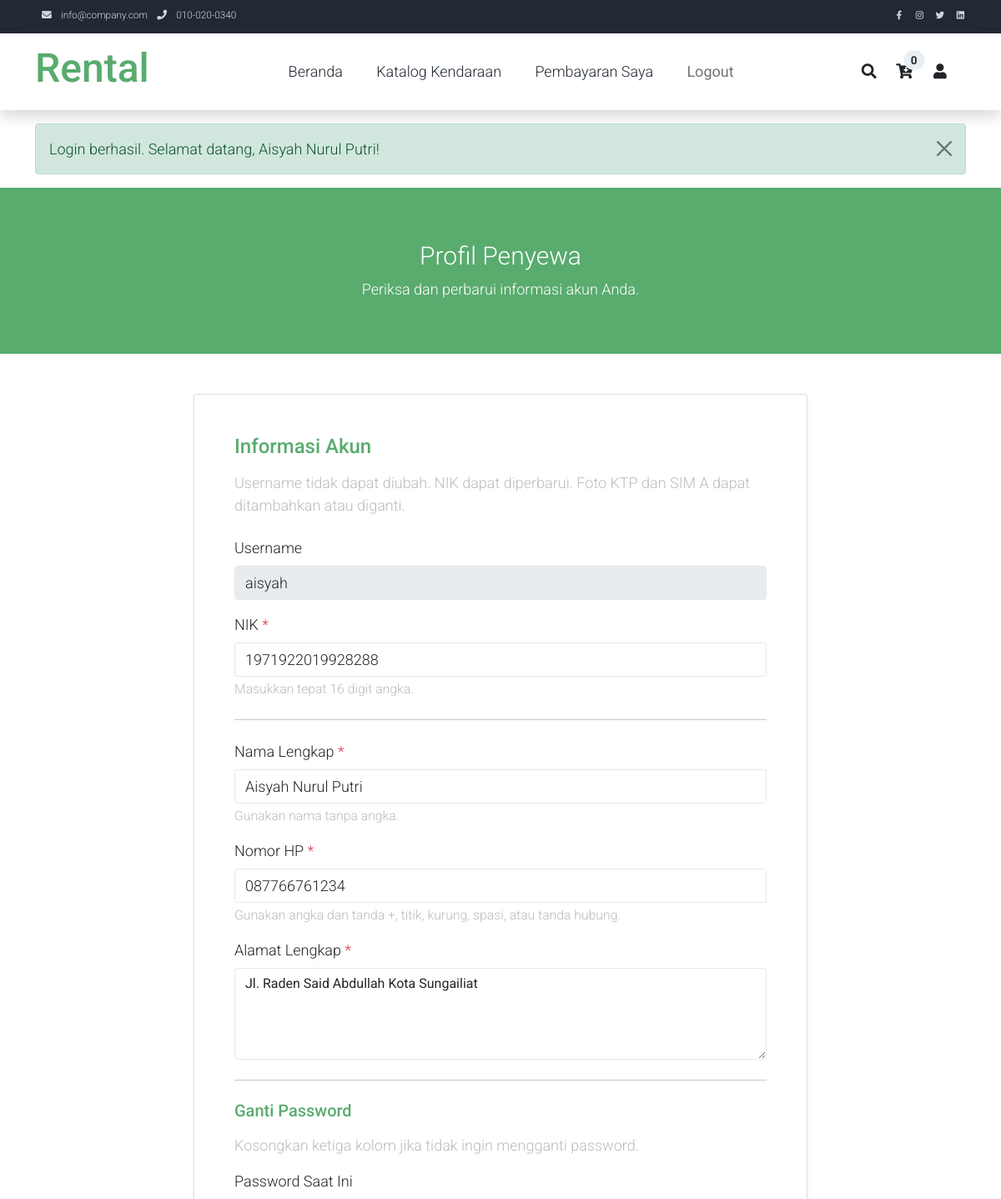
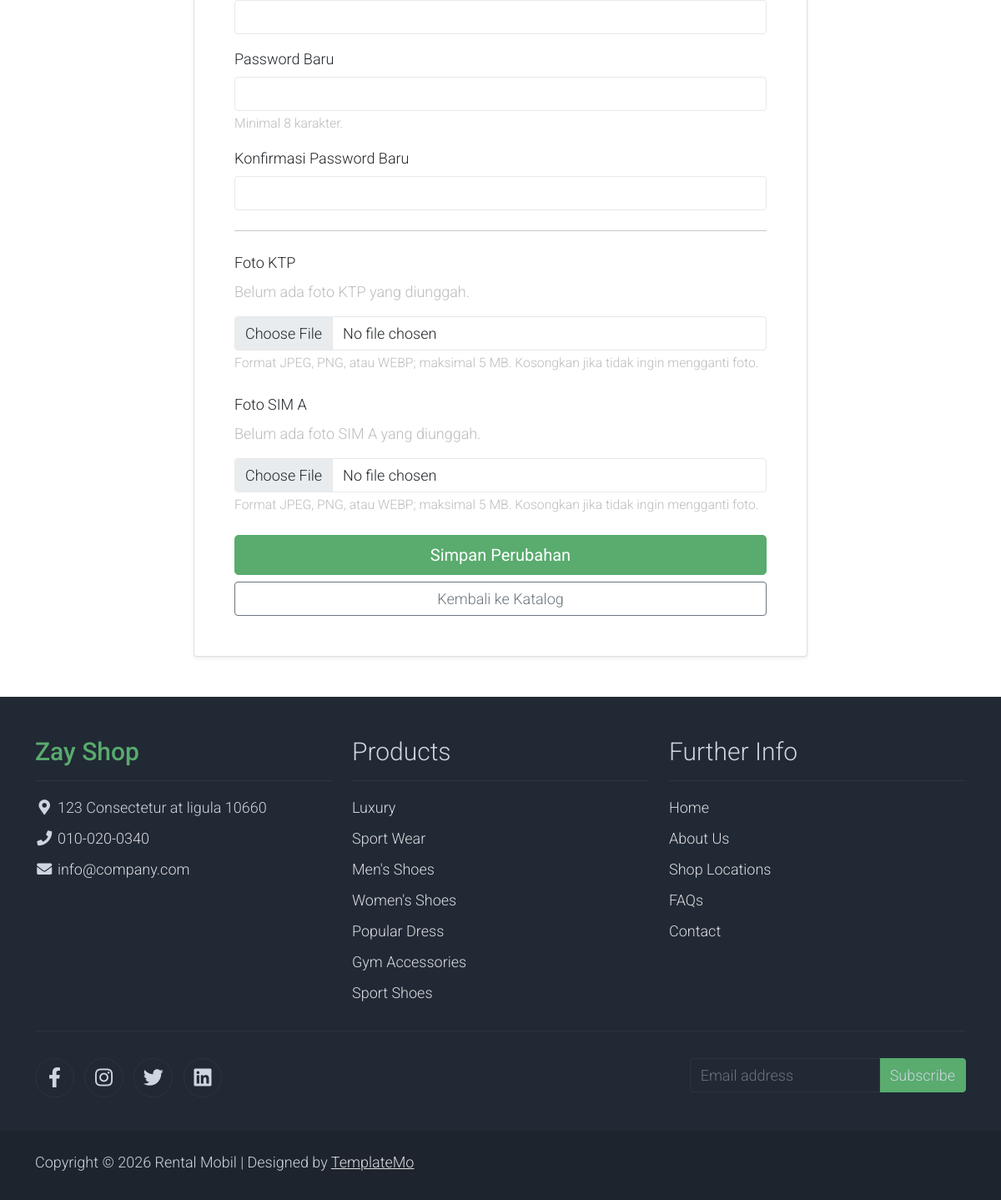
Page /penyewa/profil (signed in) on the committed database (2 pictures, top to bottom).
### tables this page shows
CREATE TABLE `t_penyewa` (
  `user_plg` varchar(15) NOT NULL,
  `sandi` char(60) NOT NULL,
  `nik` char(16) NOT NULL,
  `nm_lngkp` varchar(100) NOT NULL,
  `no_hp` varchar(15) NOT NULL,
  `almt_lngkp` varchar(300) NOT NULL,
  `ft_ktp` varchar(100) DEFAULT NULL,
  `ft_sim_a` varchar(100) DEFAULT NULL
);

### index.php (called while the page is built, shortened)
<?php
require_once APPPATH . 'config/config.php';
require_once APPPATH . 'helpers/url_helper.php';
require APPPATH . 'config/routes.php';
$uri = $_GET['route'] ?? ($_SERVER['PATH_INFO'] ?? '');
$router = new Router($route);
$router->dispatch($uri);

### application/config/config.php (called while the page is built)
<?php
$config = [];
$config['base_url'] = 'http://localhost/dpwl-0344300002/';
$config['index_page'] = '';

### application/helpers/url_helper.php (called while the page is built, shortened)
<?php
function site_url(string $uri = ''): string
{
  global $config;
  $base = rtrim($config['base_url'], '/');
  $indexPage = trim($config['index_page'], '/');
  $path = $indexPage === '' ? '' : '/' . $indexPage;
  $url = $base . $path;
  return $uri === '' ? $url : $url . '/' . ltrim($uri, '/');
}

### application/models/Penyewa_model.php (called while the page is built, shortened)
<?php
class Penyewa_model
{
  private mysqli $db;
  public function __construct()
  {
    global $db;
    $this->db = $db;
  }
  public function getProfil(string $userPlg): ?array
  {
    $sql = "SELECT
              user_plg,
              nik,
              nm_lngkp,
              no_hp,
              almt_lngkp,
              ft_ktp,
              ft_sim_a
            FROM t_penyewa
            WHERE user_plg = ?
            LIMIT 1";
    $stmt = $this->db->prepare($sql);
    $stmt->bind_param('s', $userPlg);
    if (!$stmt->execute()) {
      $stmt->close();
      throw new RuntimeException(
        'Pengambilan profil penyewa gagal dijalankan.'
      );
    }
    $result = $stmt->get_result();
    $row = $result->fetch_assoc();
    return $row ?: null;
  }
}

### application/views/penyewa/profil.php (the view, shortened to what this page needs)
<?php
$profil = $profil ?? [];
$old = $old ?? [];
$nik = $old['nik'] ?? $profil['nik'] ?? '';
$nama = $old['nm_lngkp'] ?? $profil['nm_lngkp'] ?? '';
$noHp = $old['no_hp'] ?? $profil['no_hp'] ?? '';
$alamat = $old['almt_lngkp'] ?? $profil['almt_lngkp'] ?? '';
$fotoKtp = $profil['ft_ktp'] ?? null;
$fotoSim = $profil['ft_sim_a'] ?? null;
$folderFoto = 'uploads/penyewa/';
require __DIR__ . '/../katalog/header.php';
require __DIR__ . '/../katalog/navbar.php';
?>
<section class="bg-success py-5">
  <div class="container">
    <div class="row">
      <div class="col-12 text-center">
        <h1 class="h2 text-white mt-3">Profil Penyewa</h1>
        <p class="text-white">
          Periksa dan perbarui informasi akun Anda.
        </p>
      </div>
    </div>
  </div>
</section>
<section class="container py-5">
  <div class="row">
    <div class="col-lg-8 m-auto">
      <div class="card shadow-sm">
        <div class="card-body p-4 p-lg-5">
          <h2 class="h4 text-success mb-3">Informasi Akun</h2>
          <p class="text-muted mb-4">
            Username tidak dapat diubah. NIK dapat diperbarui.
            Foto KTP dan SIM A dapat ditambahkan atau diganti.
          </p>
          <form
            action="<?= $e(site_url('penyewa/profil')) ?>"
            method="post"
            enctype="multipart/form-data">
            <div class="mb-3">
              <label for="user_plg" class="form-label">Username</label>
              <input
                type="text"
                class="form-control"
                id="user_plg"
                value="<?= $e($profil['user_plg'] ?? '') ?>"
                readonly>
            </div>
            <div class="mb-4">
              <label for="nik" class="form-label">
                NIK <span class="text-danger">*</span>
              </label>
              <input
                type="text"
                class="form-control"
                id="nik"
                name="nik"
                maxlength="16"
                minlength="16"
                pattern="[0-9]{16}"
                inputmode="numeric"
                value="<?= $e($nik) ?>"
                required>
              <small class="form-text text-muted">
                Masukkan tepat 16 digit angka.
              </small>
            </div>
            <hr class="my-4">
            <div class="mb-3">
              <label for="nm_lngkp" class="form-label">
                Nama Lengkap <span class="text-danger">*</span>
              </label>
              <input
                type="text"
                class="form-control"
                id="nm_lngkp"
                name="nm_lngkp"
                maxlength="100"
                pattern="[\p{L}\p{M} .'-]+"
                value="<?= $e($nama) ?>"
                required>
              <small class="form-text text-muted">
                Gunakan nama tanpa angka.
              </small>
            </div>
            <div class="mb-3">
              <label for="no_hp" class="form-label">
                Nomor HP <span class="text-danger">*</span>
              </label>
              <input
                type="tel"
                class="form-control"
                id="no_hp"
                name="no_hp"
                maxlength="15"
                pattern="[0-9+(). -]+"
                inputmode="tel"
                value="<?= $e($noHp) ?>"
                required>
              <small class="form-text text-muted">
                Gunakan angka dan tanda +, titik, kurung, spasi,
                atau tanda hubung.
              </small>
            </div>
            <div class="mb-4">
              <label for="almt_lngkp" class="form-label">
                Alamat Lengkap <span class="text-danger">*</span>
              </label>
              <textarea
                class="form-control"
                id="almt_lngkp"
                name="almt_lngkp"
                rows="4"
                maxlength="300"
                required><?= $e($alamat) ?></textarea>
            </div>
            <hr class="my-4">
            <h3 class="h5 text-success mb-3">Ganti Password</h3>
            <p class="text-muted">
              Kosongkan ketiga kolom jika tidak ingin mengganti password.
            </p>
            <div class="mb-3">
              <label for="password_saat_ini" class="form-label">
                Password Saat Ini
              </label>
              <input
                type="password"
                class="form-control"
                id="password_saat_ini"
                name="password_saat_ini"
                autocomplete="current-password">
            </div>
            <div class="mb-3">
              <label for="password_baru" class="form-label">
                Password Baru
              </label>
              <input
                type="password"
                class="form-control"
                id="password_baru"
                name="password_baru"
                minlength="8"
                maxlength="72"
                autocomplete="new-password">
              <small class="form-text text-muted">
                Minimal 8 karakter.
              </small>
            </div>
            <div class="mb-4">
              <label for="konfirmasi_password" class="form-label">
                Konfirmasi Password Baru
              </label>
              <input
                type="password"
                class="form-control"
                id="konfirmasi_password"
                name="konfirmasi_password"
                minlength="8"
                maxlength="72"
                autocomplete="new-password">
            </div>
            <hr class="my-4">
            <div class="mb-4">
              <label for="ft_ktp" class="form-label">
                Foto KTP
              </label>
              <?php if (!empty($fotoKtp)): ?>
                <div class="mb-3">
                  <p class="text-muted mb-2">Foto KTP saat ini:</p>
                  <a
                    href="<?= $e(base_url($folderFoto . rawurlencode($fotoKtp))) ?>"
                    target="_blank"
                    rel="noopener noreferrer">
                    <img
                      src="<?= $e(base_url($folderFoto . rawurlencode($fotoKtp))) ?>"
                      alt="Foto KTP penyewa"
                      class="img-thumbnail"
                      style="max-width: 320px; max-height: 220px;">
                  </a>
                </div>
              <?php else: ?>
                <p class="text-muted">
                  Belum ada foto KTP yang diunggah.
                </p>
              <?php endif; ?>
              <input
                type="file"
                class="form-control"
                id="ft_ktp"
                name="ft_ktp"
                accept=".jpg,.jpeg,.png,.webp,image/jpeg,image/png,image/webp">
              <small class="form-text text-muted">
                Format JPEG, PNG, atau WEBP; maksimal 5 MB.
                Kosongkan jika tidak ingin mengganti foto.
              </small>
            </div>
            <div class="mb-4">
              <label for="ft_sim_a" class="form-label">
                Foto SIM A
              </label>
              <?php if (!empty($fotoSim)): ?>
                <div class="mb-3">
                  <p class="text-muted mb-2">Foto SIM A saat ini:</p>
                  <a
                    href="<?= $e(base_url($folderFoto . rawurlencode($fotoSim))) ?>"
                    target="_blank"
                    rel="noopener noreferrer">
                    <img
                      src="<?= $e(base_url($folderFoto . rawurlencode($fotoSim))) ?>"
                      alt="Foto SIM A penyewa"
                      class="img-thumbnail"
                      style="max-width: 320px; max-height: 220px;">
                  </a>
                </div>
              <?php else: ?>
                <p class="text-muted">
                  Belum ada foto SIM A yang diunggah.
                </p>
              <?php endif; ?>
              <input
                type="file"
                class="form-control"
                id="ft_sim_a"
                name="ft_sim_a"
                accept=".jpg,.jpeg,.png,.webp,image/jpeg,image/png,image/webp">
              <small class="form-text text-muted">
                Format JPEG, PNG, atau WEBP; maksimal 5 MB.
                Kosongkan jika tidak ingin mengganti foto.
              </small>
            </div>
            <div class="d-grid gap-2">
              <button type="submit" class="btn btn-success btn-lg">
                Simpan Perubahan
              </button>
              <a
                href="<?= $e(site_url('katalog')) ?>"
                class="btn btn-outline-secondary">
                Kembali ke Katalog
              </a>
            </div>
          </form>
        </div>
      </div>
    </div>
  </div>
</section>
<?php require __DIR__ . '/../katalog/footer.php'; ?>

### assets/zay/css/templatemo.css (style rules this page uses)
body, ul, li, p, a, label, input, div { font-family: 'Roboto', sans-serif; font-size: 18px !important; font-weight: 300 !important; }
.h2 { font-family: 'Roboto', sans-serif; font-size: 30px !important; font-weight: 300; }
.text-muted { color: #bcbcbc !important; }
.text-success { color: #59ab6e !important; }
.bg-success { background-color: #59ab6e !important; }
.btn-success { background-color: #59ab6e !important; border-color: #56ae6c !important; }
.form-control { border: 1px solid #e8e8e8; }

### rows in the picture
t_penyewa: user_plg "aisyah", nik "1971922019928288", nm_lngkp "Aisyah Nurul Putri", no_hp "087766761234", almt_lngkp "Jl. Raden Said Abdullah Kota Sungailiat"

### other values in the picture
$jumlahKeranjang "0"
$e($pesanFlash) "Login berhasil. Selamat datang, Aisyah Nurul Putri!"
